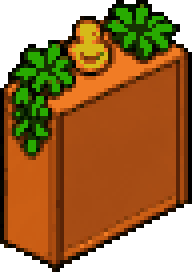
#> input picture assets/items_1x/furniture/bookshelf/03_back_right.png, 48 x 68 px, given in place of 01_front_left.png, which was not available (shown 4 times larger)
$ python seats_layers.py
#> lines starting #> are read from the running program, lines starting #| are printed output that depends on the picture; after the words box and inside, x2 and y2 are one past the last pixel; in counts of white or black regions, pixels touching at a corner belong together; pictures that were not available may be replaced by others from this repository, and a replacement may not be noted
from PIL import Image; import numpy as np, json, base64, os
ROT=['01_front_left','02_front_right','03_back_right','04_back_left']; ROT_FACE=['SW','SE','NE','NW']
def kmeans2d(P,k,it=40):
    idx=np.argsort(P[:,0]); c=P[idx[np.linspace(0,len(P)-1,k).astype(int)]].astype(float)
    for _ in range(it):
        lab=np.argmin(((P[:,None,:]-c[None,:,:])**2).sum(2),1)
        c=np.array([P[lab==i].mean(0) if (lab==i).any() else c[i] for i in range(k)])
    return c,lab
def face_of(dx,dy):   # độ lệch màn hình (ghế − tâm bàn) → hướng nhìn vào tâm bàn trên lưới
    gx=(dx/16+dy/8)/2; gy=(dy/8-dx/16)/2
    if abs(gx)>abs(gy): return 'SE' if gx<0 else 'NW'
    return 'SW' if gy<0 else 'NE'
front=lambda f:f in('SW','SE')
OUT={}
for n,k in [('meeting_table',6),('round_table',4)]:
  OUT[n]={}
  for v in ROT:
    a=np.array(Image.open(f'/home/claude/rb/out/furniture/{n}/{v}.png').convert('RGBA'))
#> a is the input picture: shape (68, 48, 4); mean R, G, B, A 105.4, 61.3, 11.8, 199.3
    op=a[:,:,3]>0; r,g,b=[a[:,:,i].astype(int) for i in range(3)]
#> after `op = a[:, :, 3] > 0`:
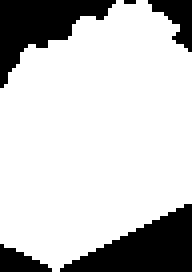
#> op: shape (68, 48) bool (shown 4 times larger); 78.2% white; 5 black regions (1 under 20 px), largest, box (x1, y1, x2, y2) and area: (15, 51, 48, 68) 305, (0, 0, 29, 22) 280, (37, 0, 48, 13) 71, (0, 61, 13, 68) 54
#> after `r, g, b = [a[:, :, i].astype(int) for i in range(3)]`:
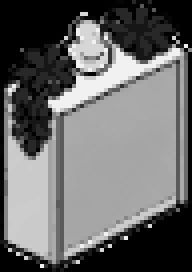
#> r: shape (68, 48) int64 (shown 4 times larger); min 0, max 241, mean 105.4
#> after `r, g, b = [a[:, :, i].astype(int) for i in range(3)]`:
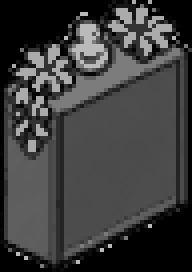
#> g: shape (68, 48) int64 (shown 4 times larger); min 0, max 186, mean 61.3
#> after `r, g, b = [a[:, :, i].astype(int) for i in range(3)]`:
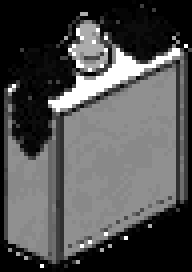
#> b: shape (68, 48) int64 (shown 4 times larger); min 0, max 37, mean 11.8; drawn with min black and max white
    white=op&(r>195)&(g>195)&(b>195); blue=op&(b>r+40)&(b>g+15); dark=op&((r+g+b)<170)
#> after `white = op & (r > 195) & (g > 195) & (b > 195)`: white: shape (68, 48) bool; every value is 0
#> after `dark = op & (r + g + b < 170)`:
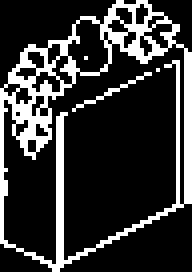
#> dark: shape (68, 48) bool (shown 4 times larger); 21% white in thin lines or dots
    wy,wx=np.nonzero(white); tcx,tcy=wx.mean(),wy.mean()
#> after `wy, wx = np.nonzero(white)`: wy = empty array; wx = empty array
#> after `tcx, tcy = (wx.mean(), wy.mean())`: tcx = nan; tcy = nan
    from scipy import ndimage
    best=None
    for e in (1,2,3):                       # chọn mức co nhỏ nhất tách được nhiều ghế nhất
        m=ndimage.binary_erosion(blue,iterations=e); lab_,nl=ndimage.label(m)
        comps=[(ndimage.center_of_mass(m,lab_,i),int((lab_==i).sum())) for i in range(1,nl+1)]
        comps=[c for c in comps if c[1]>=12]
        if best is None or len(comps)>len(best): best=comps
#> after the loop, best = []
    # 4 góc mặt bàn
#> (the run stopped early here; a loop or call above may not have finished)

$ run again, on assets/items_1x/furniture/editing_workstation/01_front_left.png
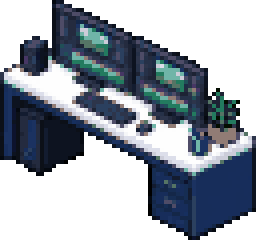
#> input picture assets/items_1x/furniture/editing_workstation/01_front_left.png, 64 x 60 px, found by its file name (shown 4 times larger)
#> a is the input picture: shape (60, 64, 4); mean R, G, B, A 43.7, 51.6, 62.1, 144.8
#> op: shape (60, 64) bool; 56.8% white; 4 black regions, box (x1, y1, x2, y2) and area: (0, 33, 47, 60) 796, (16, 0, 64, 34) 642, (0, 0, 13, 18) 165, (50, 53, 64, 60) 56
#> white: shape (60, 64) bool; 10.3% white; 5 white regions (4 under 20 px), largest, box (x1, y1, x2, y2) and area: (1, 15, 63, 43) 387
#> blue: shape (60, 64) bool; 15.2% white; 46 white regions (44 under 20 px), largest, box (x1, y1, x2, y2) and area: (1, 21, 63, 59) 440, (6, 30, 9, 40) 23
#> dark: shape (60, 64) bool; 29.1% white; 22 white regions (19 under 20 px), largest, box (x1, y1, x2, y2) and area: (0, 20, 64, 60) 722, (5, 0, 61, 33) 324, (38, 26, 48, 31) 20
#> wy = 396 values from 7 to 42; wx = 396 values, max 62 at index 278, min 1 at index 18, mean 30.51
#> tcx = 30.51; tcy = 28.82
#> the loop `for e in (1,2,3):` made 3 passes
#> (nl, best) on pass 1: (5, [((48.44, 52.02), 230)])
#> after the loop `for e in (1,2,3):`:
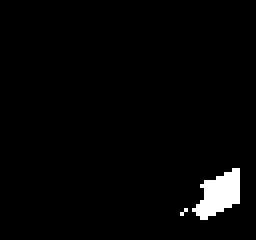
#> m: shape (60, 64) bool (shown 4 times larger); 2.4% white; 2 white regions (1 under 20 px), largest, box (x1, y1, x2, y2) and area: (48, 42, 60, 55) 92
#> L = (1, 18.5)
#> R = (62, 35)
#> T = (20.5, 7)
#> B = (48, 42)
#> EDGES = [((1, 18.5), (20.5, 7), 'SE'), ((20.5, 7), (62, 35), 'SW'), ((62, 35), (48, 42), 'NW'), ((48, 42), (1, 18.5), 'NE')]
#> cx0 = 32.88; cy0 = 25.62
#> the loop `for (cy,cx),sz in best:` made 1 pass
#> after the loop `for (cy,cx),sz in best:`: cen = [(52.02, 48.44)]; seats = 1 item
#> `cen=np.array(cen)`: cen = [[52.02, 48.44]]
#> chair: shape (60, 64) bool; 33.9% white; 5 white regions (2 under 20 px), largest, box (x1, y1, x2, y2) and area: (0, 20, 64, 60) 798, (5, 0, 61, 33) 448, (19, 24, 34, 31) 33
#> cy_ = 1303 values from 0 to 59; cx_ = 1303 values, max 63 at index 800, min 0 at index 301, mean 31.7
#> the loop `for y,x in zip(cy_,cx_):` made 1303 passes
#> the loop `for x in range(op.shape[1]):` made 64 passes
#> the loop `for nm,m in [('far',far),('near',near),('base',op&~far&~near)]:` made 3 passes
#> after the loop `for nm,m in [('far',far),('near',near),('base',op&~far&~near)]:`:
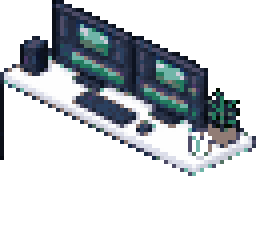
#> b2: shape (60, 64, 4) (shown 4 times larger); mean R, G, B, A 43.7, 51.6, 62.1, 92.8; transparent parts drawn white
#> after the loop `for nm,m in [('far',far),('near',near),('base',op&~far&~near)]:`: lay = 3 items
#| meeting_table 01_front_left [(52.0, 'NW')]
